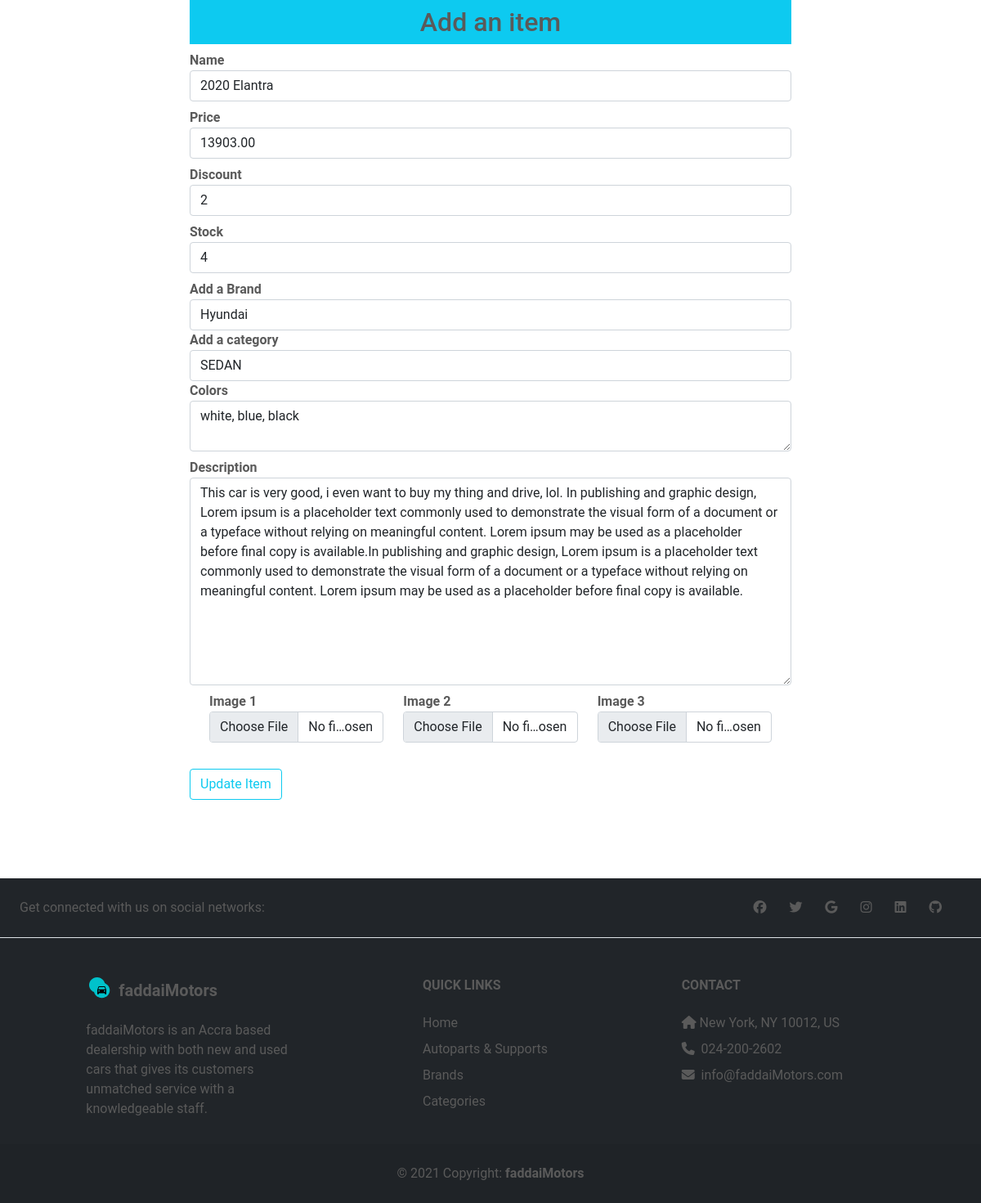
The page /updateitem/9 on the database its author committed.
### shop_app/items/models.py (models this page shows, shortened)
class AddVehiclePart(db.Model):
    id = db.Column(db.Integer, primary_key=True)
    name = db.Column(db.String(80), nullable=False)
    price = db.Column(db.Numeric(10,2), nullable = False)
    discount = db.Column(db.Integer,default = 0)
    stock = db.Column(db.Integer, nullable=False)
    colors = db.Column(db.Text, nullable=False)
    description = db.Column(db.Text, nullable=False)
    pub_date = db.Column(db.DateTime, nullable=False,default=datetime.utcnow)
    brand_id = db.Column(db.Integer, db.ForeignKey('brand.id'),nullable=False)
    brand = db.relationship('Brand',backref=db.backref('brands', lazy=True))
    category_id = db.Column(db.Integer, db.ForeignKey('category.id'),nullable=False)
    category = db.relationship('Category',backref=db.backref('categories', lazy=True))
    image_1 = db.Column(db.String(150), nullable=False, default='image1.jpg')
    image_2 = db.Column(db.String(150), nullable=False, default='image2.jpg')
    image_3 = db.Column(db.String(150), nullable=False, default='image3.jpg')

class Brand(db.Model):
    id = db.Column(db.Integer, primary_key=True)
    name = db.Column(db.String(30), nullable=False, unique=True)

class Category(db.Model):
    id = db.Column(db.Integer, primary_key=True)
    name = db.Column(db.String(30), nullable=False, unique=True)

### shop_app/items/routes.py (the view, shortened to what this page needs)
@app.route('/updateitem/<int:id>', methods =['GET','POST'])
def updateitem(id):
    brands = Brand.query.all()
    categories = Category.query.all()
    item = AddVehiclePart.query.get_or_404(id)
    brand = request.form.get('brand')
    category = request.form.get('category')
    form = AddVehicleParts(request.form)
    form.name.data = item.name
    form.price.data = item.price
    form.description.data = item.description
    form.stock.data = item.stock
    form.discount.data = item.discount
    form.colors.data = item.colors
    return render_template('items/updateitem.html', form=form, categories=categories, brands=brands, item=item)

### shop_app/items/forms.py
class AddVehicleParts(Form):
    name = StringField('Name', [InputRequired()])
    price = DecimalField('Price', [InputRequired()])
    discount = IntegerField('Discount', default = 0)
    stock = IntegerField('Stock', [InputRequired()])
    description = TextAreaField('Description', [InputRequired()])
    colors = TextAreaField('Colors', [InputRequired()])
    image_1 = FileField('Image 1', validators=[FileAllowed(['jpg','png','gif','jpeg'])])
    image_2 = FileField('Image 2', validators=[FileAllowed(['jpg','png','gif','jpeg'])])
    image_3 = FileField('Image 3', validators=[FileAllowed(['jpg','png','gif','jpeg'])])

### shop_app/templates/items/updateitem.html (shortened to what this page needs)
{% extends 'base2.html' %}
{% block body %}
<div class="container">
    <div class="row">
    <div class="col-md-2"></div>
    <div class="col-md-8">
        <h2 class="text-center bg-info p-2">Add an item</h2>
        {% from "_formhelpers.html" import render_field %}
        <form action="" method="POST" enctype="multipart/form-data">
            {{ render_field(form.name, class="form-control", placeholder="Add item name") }}
            {{ render_field(form.price, class="form-control", placeholder="Add item price") }}
            {{ render_field(form.discount, class="form-control", placeholder="Add item discount") }}
            {{ render_field(form.stock, class="form-control", placeholder="Add item stock") }}
            <label for="brands"><b>Add a Brand</b></label>
            <select name="brand" id="brand" class="form-control" required>
                <option value="{{item.brand_id}}">{{item.brand.name}}</option>
            </select>
            <label for="category"><b>Add a category</b><Add></label>
            <select name="category" id="category" class="form-control" required>
                <option value="{{item.category_id}}">{{item.category.name}}</option>
            </select>
            {{ render_field(form.colors, class="form-control", placeholder="Add item colors") }}
            {{ render_field(form.description, class="form-control", placeholder="Add item description", rows="10") }}
        <div class="container">
            <div class="row">
                <div class="col-md-4">{{ render_field(form.image_1, class="form-control")}}</div>
                <div class="col-md-4">{{ render_field(form.image_2, class="form-control")}}</div>
                <div class="col-md-4">{{ render_field(form.image_3, class="form-control")}}</div>
            </div>
        </div>
    <button type="submit" class="btn btn-outline-info mt-4 mb-5">Update Item</button>
        </form>
    </div>
    <div class="col-md-2"></div>
</div>
</div>
{% endblock %}

### shop_app/templates/_formhelpers.html (shortened to what this page needs)
{% macro render_field(field) %}
  <dt>{{ field.label }}
  <dd>{{ field(**kwargs)|safe }}
  </dd>
{% endmacro %}

### shop_app/templates/base2.html (style rules this page uses)
body { font: 400 16px/1.5 'Roboto',"Helvetica Neue",Helvetica,Arial,sans-serif; background-color: #fff; color: #5a5a5a; }

### rows shown on the page
AddVehiclePart: name "2020 Elantra", price "13903.00", discount "2", stock "4", colors "white, blue, black", description "This car is very good, i even want to buy my thing and drive, lol. In publishing and graphic design, Lorem ipsum is a placeholder text commonly used to demonstrate the visual form of a document or a typeface without relying on meaningful content. Lorem ipsum may be used as a placeholder before final copy is available.In publishing and graphic design, Lorem ipsum is a placeholder text commonly used to demonstrate the visual form of a document or a typeface without relying on meaningful content. Lorem ipsum may be used as a placeholder before final copy is available."
Brand: brand "Hyundai"
Category: category "SEDAN"

### other values the page prints
{{ field.label }} "Name Price Discount Stock Colors Description Image 1 Image 2 Image 3"
